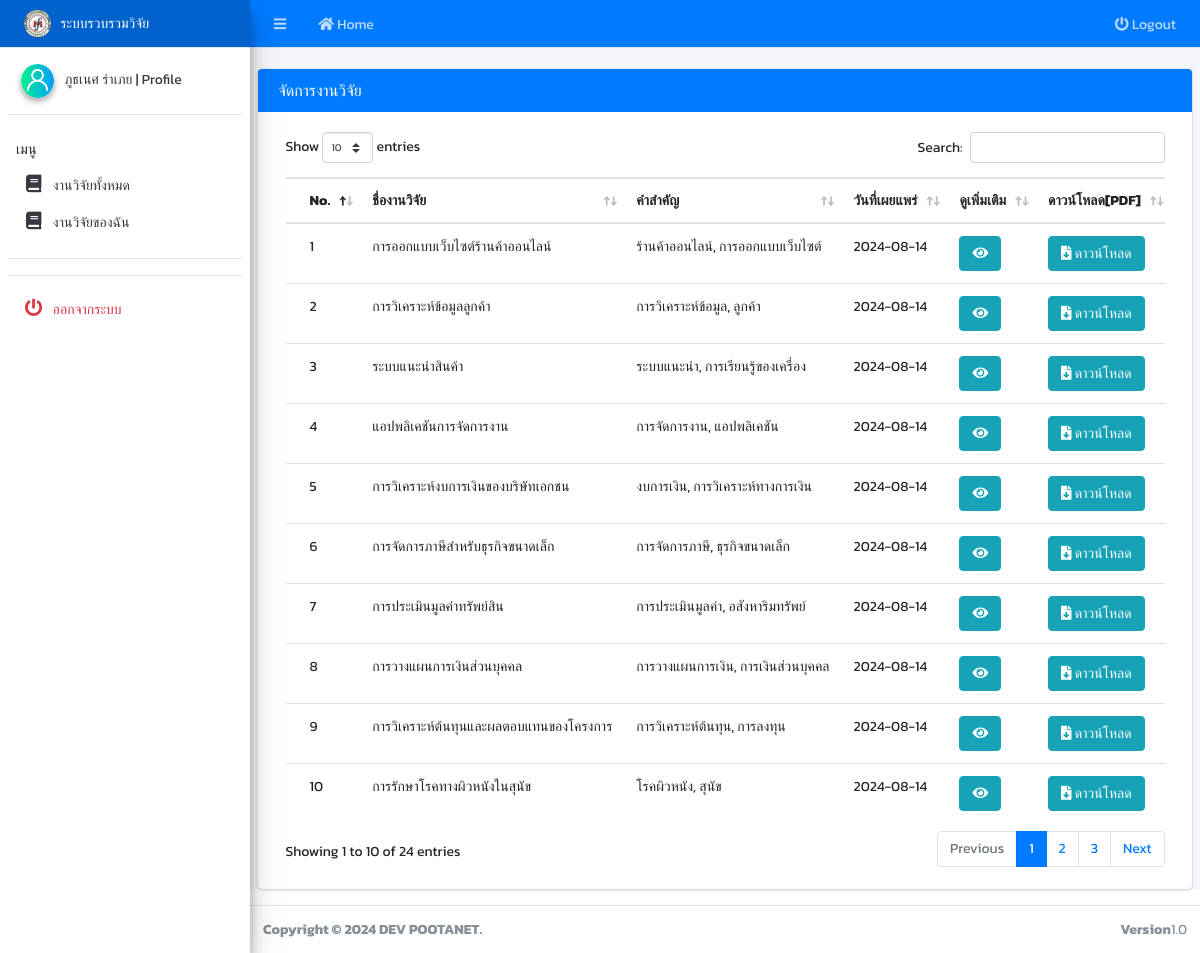
The app's page /site/manage_thesis.php (signed in) with its own data.
### tables this page shows
CREATE TABLE `thesis` (
  `thesis_id` int(11) NOT NULL,
  `thesis_topic` varchar(100) NOT NULL,
  `thesis_description` text NOT NULL,
  `thesis_date` date NOT NULL,
  `thesis_keyword` varchar(100) NOT NULL,
  `thesis_file` varchar(255) NOT NULL,
  `mem_id` int(11) NOT NULL,
  `thesis_status` int(11) NOT NULL DEFAULT 0
);

### site/manage_thesis.php (the view, shortened to what this page needs)
<?php
include("header.php");
$query_thesis = "SELECT t.*, m.mem_name
FROM
    thesis t
JOIN
    member m ON t.mem_id = m.mem_id
WHERE
    t.thesis_status != 3 and t.thesis_status != 0;" ;
$rs_thesis = mysqli_query($condb, $query_thesis);
?>
<br>
  <section class="content">
  <div class="card card-primary">
      <div class="card-header ">
        <h3 class="card-title">จัดการงานวิจัย</h3>
      </div>
      <div class="card-body">
        <div class="container-fluid">
          <div class="row">
            <div class="col-md-12">
            <div class="card-body table-responsive p-0">
              <table id="example1" class="table table-head-fixed text-nowrap">
                <thead>
                  <tr class="danger">
                    <th width ="5%">No.</th>
                    <th>ชื่องานวิจัย</th>
                    <th>คำสำคัญ</th>
                    <th width ="10%">วันที่เผยแพร่</th>
                    <th width ="5%">ดูเพิ่มเติม</th>
                    <th width ="5%">ดาวน์โหลด[PDF]</th>
                  </tr>
                </thead>
                <tbody>
                  <?php foreach ($rs_thesis as $row_thesis) { ?>
                  <tr>
                    <td><?php echo @$l+=1; ?></td>
                    <td><?php echo $row_thesis['thesis_topic']; ?></td>
                    <td><?php echo $row_thesis['thesis_keyword']; ?></td>
                    <td><?php echo $row_thesis['thesis_date']; ?></td>
                    <td>
                    <a href="" class="btn btn-info" target="" data-toggle="modal" data-target="#Modal<?php echo $row_thesis['thesis_id'];?>"><i class="fas fas fa-eye"></i></a>
                    </td>
                    <td>
                      <a href="../assets/file/thesis/<?php echo htmlspecialchars($row_thesis['thesis_file']); ?>" class="btn btn-info" download>
                      <i class="fas fa-file-download"></i> ดาวน์โหลด
                      </a>
                    </td>
                  </tr>
                  <?php }?>
                </tbody>
              </table>
              </div>
            </div>
          </div>
        </div>
      </div>
  </div>
  </section>
  <?php include('footer.php'); ?>
</body>
</html>

### site/head.php (style rules this page uses)
body { font-family: 'Kanit', sans-serif; font-size: 14px; }

### records on screen
thesis: l "1", thesis_topic "การออกแบบเว็บไซต์ร้านค้าออนไลน์", thesis_keyword "ร้านค้าออนไลน์, การออกแบบเว็บไซต์", thesis_date "2024-08-14"
thesis: l "2", thesis_topic "การวิเคราะห์ข้อมูลลูกค้า", thesis_keyword "การวิเคราะห์ข้อมูล, ลูกค้า", thesis_date "2024-08-14"
thesis: l "3", thesis_topic "ระบบแนะนำสินค้า", thesis_keyword "ระบบแนะนำ, การเรียนรู้ของเครื่อง", thesis_date "2024-08-14"
thesis: l "4", thesis_topic "แอปพลิเคชันการจัดการงาน", thesis_keyword "การจัดการงาน, แอปพลิเคชัน", thesis_date "2024-08-14"
thesis: l "5", thesis_topic "การวิเคราะห์งบการเงินของบริษัทเอกชน", thesis_keyword "งบการเงิน, การวิเคราะห์ทางการเงิน", thesis_date "2024-08-14"
thesis: l "6", thesis_topic "การจัดการภาษีสำหรับธุรกิจขนาดเล็ก", thesis_keyword "การจัดการภาษี, ธุรกิจขนาดเล็ก", thesis_date "2024-08-14"
thesis: l "7", thesis_topic "การประเมินมูลค่าทรัพย์สิน", thesis_keyword "การประเมินมูลค่า, อสังหาริมทรัพย์", thesis_date "2024-08-14"
thesis: l "8", thesis_topic "การวางแผนการเงินส่วนบุคคล", thesis_keyword "การวางแผนการเงิน, การเงินส่วนบุคคล", thesis_date "2024-08-14"
thesis: l "9", thesis_topic "การวิเคราะห์ต้นทุนและผลตอบแทนของโครงการ", thesis_keyword "การวิเคราะห์ต้นทุน, การลงทุน", thesis_date "2024-08-14"
thesis: l "10", thesis_topic "การรักษาโรคทางผิวหนังในสุนัข", thesis_keyword "โรคผิวหนัง, สุนัข", thesis_date "2024-08-14"

### other values on screen
$_SESSION['mem_name'] "ภูธเนศ รำเภย"
